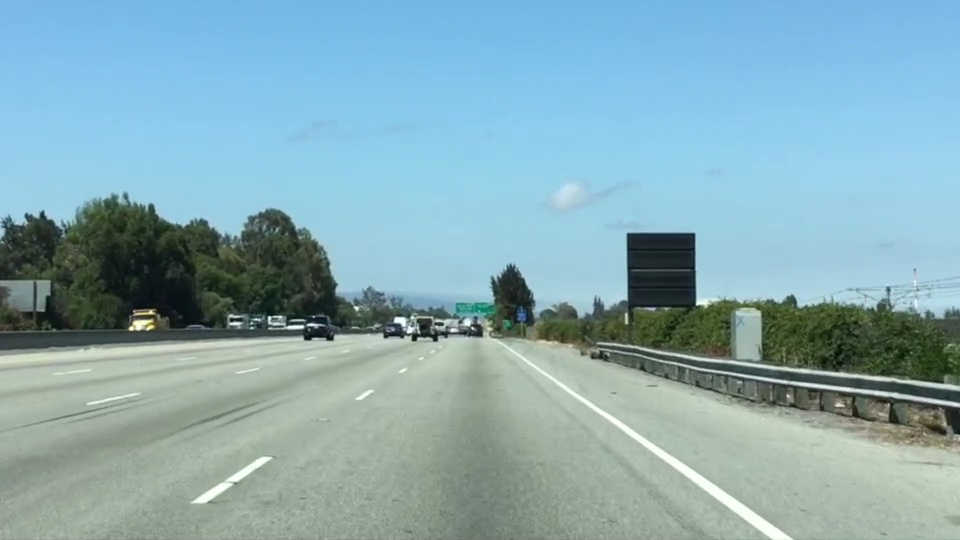
#> input picture study notes/Self-Driving/Finding Lane Lines/test.jpg, 960 x 540 px; the run also reads 1 picture not shown here
$ jupyter execute 'Finding Lane Lines.ipynb'   (shell and % lines are left out)
#> lines starting #> are read from the running program, lines starting #| are printed output that depends on the picture; after the words box and inside, x2 and y2 are one past the last pixel; in counts of white or black regions, pixels touching at a corner belong together
# Finding Lane Lines
*Reference from Udacity

## Color Selection
Let’s code up a simple color selection in Python.

No need to download or install anything, you can just follow along in the notebook for now and complete the

Check out the code below. First, I import pyplot and image from matplotlib. I also import numpy for operating on the image.

[cell 1]
import matplotlib.pyplot as plt
import matplotlib.image as mpimg
import numpy as np

This is the original image we need to manipulate.

I then read in an image and print out some stats. I’ll grab the x and y sizes and make a copy of the image to work with.

NOTE: Always make a copy of arrays or other variables in Python. If instead, you say "a = b" then all changes you make to "a" will be reflected in "b" as well!

[cell 2]
# Read in the image and print out some stats
image = mpimg.imread('test.jpg')
#> image is the input picture: shape (540, 960, 3); mean R, G, B 135.5, 171.1, 179.2
print('This image is: ',type(image),
         'with dimensions:', image.shape)
#| This image is:  <class 'numpy.ndarray'> with dimensions: (540, 960, 3)
# Grab the x and y size and make a copy of the image
ysize = image.shape[0]
xsize = image.shape[1]
# Note: always make a copy rather than simply using "="
color_select = np.copy(image)

Next I define a color threshold in the variables **red_threshold**, **green_threshold**, and **blue_threshold** and populate **rgb_threshold** with these values. This vector contains the minimum values for red, green, and blue (R,G,B) that I will allow in my selection.

[cell 3]
# Define our color selection criteria
# Note: if you run this code, you'll find these are not sensible values!!
# But you'll get a chance to play with them soon in a quiz
red_threshold = 0
green_threshold = 0
blue_threshold = 0
rgb_threshold = [red_threshold, green_threshold, blue_threshold]

Next, I'll select any pixels below the threshold and set them to zero.

After that, all pixels that meet my color criterion (those above the threshold) will be retained, and those that do not (below the threshold) will be blacked out.

[cell 4]
# Identify pixels below the threshold
thresholds = (image[:,:,0] < rgb_threshold[0]) \
            | (image[:,:,1] < rgb_threshold[1]) \
            | (image[:,:,2] < rgb_threshold[2])
#> thresholds: shape (540, 960) bool; every value is 0
color_select[thresholds] = [0,0,0]

# Display the image
plt.imshow(color_select)
plt.show()

The result, **color_select**, is an image in which pixels that were above the threshold have been retained, and pixels below the threshold have been blacked out.

In the code snippet above, **red_threshold**, **green_threshold**, and **blue_threshold** are all set to **0**, which implies all pixels will be included in the selection.

What you should do is modify the values of **red_threshold**, **green_threshold**, and **blue_threshold** until you retain as much of the lane lines as possible while dropping everything else. Your output image should look like the one below.

### Quiz

[cell 5]
import matplotlib.pyplot as plt
import matplotlib.image as mpimg
import numpy as np

# Read in the image
image = mpimg.imread('test.jpg')

# Grab the x and y size and make a copy of the image
ysize = image.shape[0]
xsize = image.shape[1]
color_select = np.copy(image)

# TODO: Define color selection criteria
###### MODIFY THESE VARIABLES TO MAKE YOUR COLOR SELECTION
red_threshold = 180
green_threshold = 210
blue_threshold = 180
######

rgb_threshold = [red_threshold, green_threshold, blue_threshold]

# Do a boolean or with the "|" character to identify
# pixels below the thresholds
thresholds = (image[:,:,0] < rgb_threshold[0]) \
            | (image[:,:,1] < rgb_threshold[1]) \
            | (image[:,:,2] < rgb_threshold[2])
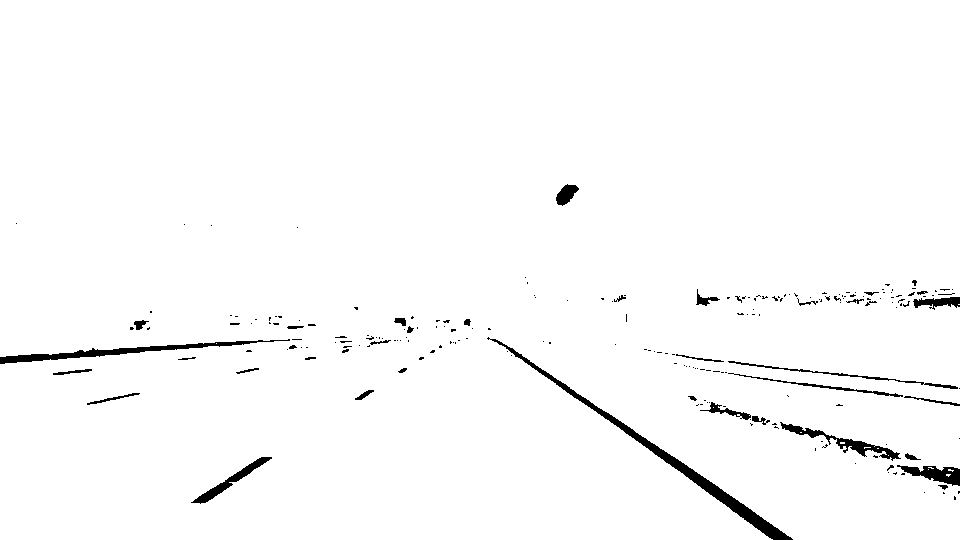
#> thresholds: shape (540, 960) bool; 98.1% white; 213 black regions (176 under 20 px), largest, box (x1, y1, x2, y2) and area: (487, 337, 793, 540) 2619, (0, 339, 290, 364) 1384, (780, 422, 901, 461) 829
color_select[thresholds] = [0,0,0]
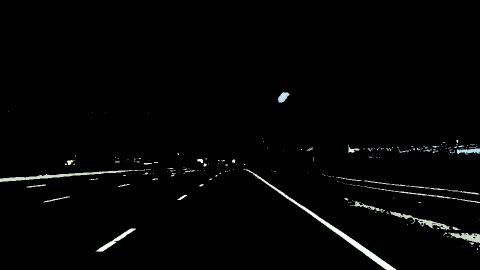
#> color_select: shape (540, 960, 3) (shown at 1/2 size); mean R, G, B 4.1, 4.4, 4.2

# Display the image
plt.imshow(color_select)

# Uncomment the following code if you are running the code locally and wish to save the image
# mpimg.imsave("test-after.png", color_select)

Awesome! Now you've seen that with a simple color selection we have managed to eliminate almost everything in the image except the lane lines.

At this point, however, it would still be tricky to extract the exact lines automatically, because we still have some other objects detected around the periphery that aren't lane lines.

## Region Masking
In this case, I'll assume that the front facing camera that took the image is mounted in a fixed position on the car, such that the lane lines will always appear in the same general region of the image. Next, I'll take advantage of this by adding a criterion to only consider pixels for color selection in the region where we expect to find the lane lines.

Check out the code below. The variables left_bottom, right_bottom, and apex represent the vertices of a triangular region that I would like to retain for my color selection, while masking everything else out. Here I'm using a triangular mask to illustrate the simplest case, but later you'll use a quadrilateral, and in principle, you could use any polygon.

[cell 6]
import matplotlib.pyplot as plt
import matplotlib.image as mpimg
import numpy as np

# Read in the image and print some stats
image = mpimg.imread('test.jpg')
print('This image is: ', type(image),
         'with dimensions:', image.shape)
#| This image is:  <class 'numpy.ndarray'> with dimensions: (540, 960, 3)

# Pull out the x and y sizes and make a copy of the image
ysize = image.shape[0]
xsize = image.shape[1]
region_select = np.copy(image)

# Define a triangle region of interest
# Keep in mind the origin (x=0, y=0) is in the upper left in image processing
# Note: if you run this code, you'll find these are not sensible values!!
# But you'll get a chance to play with them soon in a quiz
left_bottom = [135, 540]
right_bottom = [800, 540]
apex = [470, 320]

# Fit lines (y=Ax+B) to identify the  3 sided region of interest
# np.polyfit() returns the coefficients [A, B] of the fit
fit_left = np.polyfit((left_bottom[0], apex[0]), (left_bottom[1], apex[1]), 1)
fit_right = np.polyfit((right_bottom[0], apex[0]), (right_bottom[1], apex[1]), 1)
fit_bottom = np.polyfit((left_bottom[0], right_bottom[0]), (left_bottom[1], right_bottom[1]), 1)

# Find the region inside the lines
XX, YY = np.meshgrid(np.arange(0, xsize), np.arange(0, ysize))
region_thresholds = (YY > (XX*fit_left[0] + fit_left[1])) & \
                    (YY > (XX*fit_right[0] + fit_right[1])) & \
                    (YY < (XX*fit_bottom[0] + fit_bottom[1]))

# Color pixels red which are inside the region of interest
region_select[region_thresholds] = [255, 0, 0]
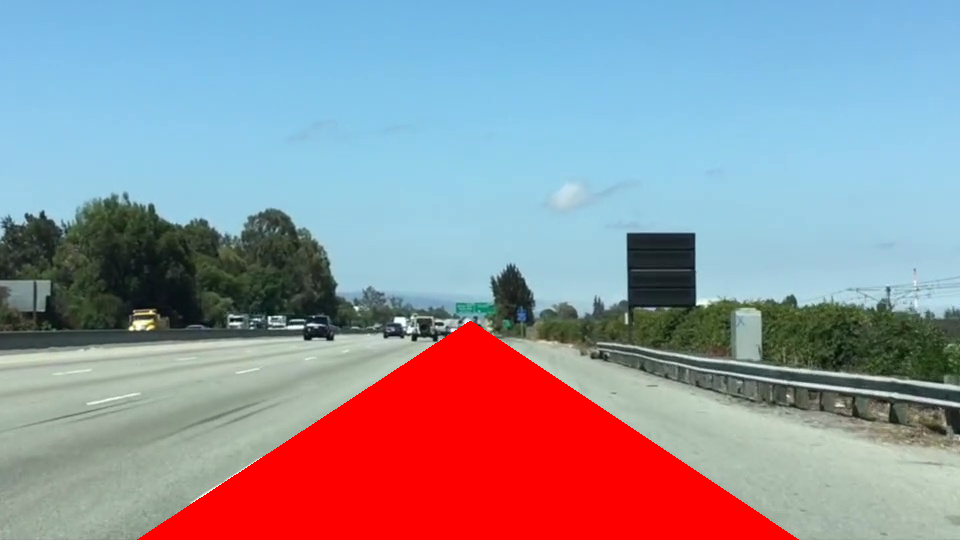
#> region_select: shape (540, 960, 3); 14.05% of pixels changed, all inside (x1, y1, x2, y2) = (137, 321, 799, 540)

# Display the image
plt.imshow(region_select)

## Color and Region
Now you've seen how to mask out a region of interest in an image. Next, let's combine the mask and color selection to pull only the lane lines out of the image.

Check out the code below. Here we’re doing both the color and region selection steps, requiring that a pixel meet both the mask and color selection requirements to be retained.

[cell 7]
import matplotlib.pyplot as plt
import matplotlib.image as mpimg
import numpy as np

# Read in the image
image = mpimg.imread('test.jpg')

# Grab the x and y sizes and make two copies of the image
# With one copy we'll extract only the pixels that meet our selection,
# then we'll paint those pixels red in the original image to see our selection
# overlaid on the original.
ysize = image.shape[0]
xsize = image.shape[1]
color_select= np.copy(image)
line_image = np.copy(image)

# Define our color criteria
red_threshold = 180
green_threshold = 210
blue_threshold = 180
rgb_threshold = [red_threshold, green_threshold, blue_threshold]

# Define a triangle region of interest (Note: if you run this code,
# Keep in mind the origin (x=0, y=0) is in the upper left in image processing
# you'll find these are not sensible values!!
# But you'll get a chance to play with them soon in a quiz ;)
left_bottom = [135, 540]
right_bottom = [800, 540]
apex = [470, 320]

fit_left = np.polyfit((left_bottom[0], apex[0]), (left_bottom[1], apex[1]), 1)
fit_right = np.polyfit((right_bottom[0], apex[0]), (right_bottom[1], apex[1]), 1)
fit_bottom = np.polyfit((left_bottom[0], right_bottom[0]), (left_bottom[1], right_bottom[1]), 1)

# Mask pixels below the threshold
color_thresholds = (image[:,:,0] < rgb_threshold[0]) | \
                    (image[:,:,1] < rgb_threshold[1]) | \
                    (image[:,:,2] < rgb_threshold[2])

# Find the region inside the lines
XX, YY = np.meshgrid(np.arange(0, xsize), np.arange(0, ysize))
region_thresholds = (YY > (XX*fit_left[0] + fit_left[1])) & \
                    (YY > (XX*fit_right[0] + fit_right[1])) & \
                    (YY < (XX*fit_bottom[0] + fit_bottom[1]))
# Mask color selection
color_select[color_thresholds] = [0,0,0]
# Find where image is both colored right and in the region
line_image[~color_thresholds & region_thresholds] = [255,0,0]
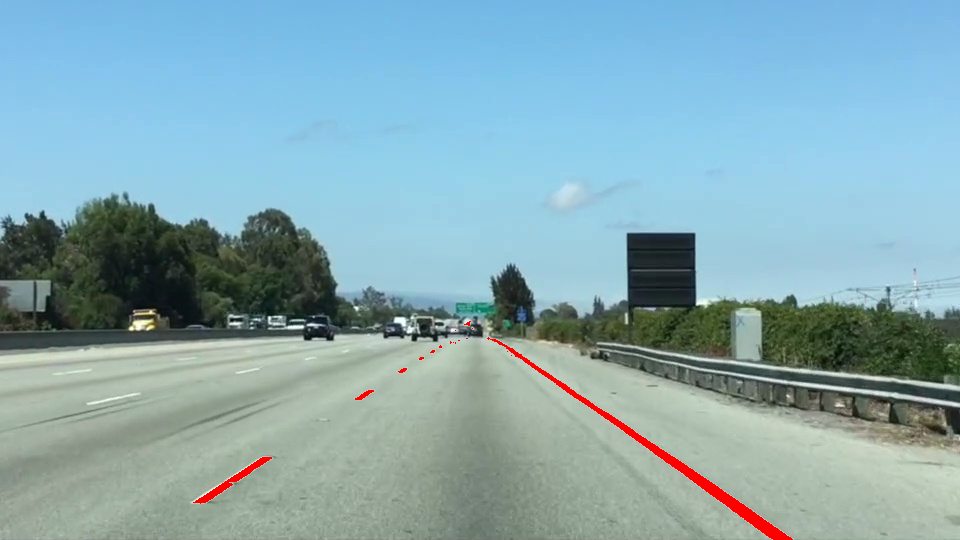
#> line_image: shape (540, 960, 3); 0.64% of pixels changed, all inside (x1, y1, x2, y2) = (193, 321, 793, 540)

# Display our two output images
plt.subplot(2,1,1)
plt.imshow(color_select)
plt.subplot(2,1,2)
plt.imshow(line_image)

I've given you the values of **red_threshold**, **green_threshold**, and **blue_threshold** but now you need to modify **left_bottom**, **right_bottom**, and **apex** to represent the vertices of a triangle identifying the region of interest in the image. When you run the code in the quiz, your output result will be several images. Tweak the vertices until your output looks like the examples shown below.

The original image (left), region and color selection applied (center) and lines identified (right).

### Quiz

[cell 8]
import matplotlib.pyplot as plt
import matplotlib.image as mpimg
import numpy as np

# Read in the image
image = mpimg.imread('test.jpg')

# Grab the x and y size and make a copy of the image
ysize = image.shape[0]
xsize = image.shape[1]
color_select = np.copy(image)
line_image = np.copy(image)

# TODO:
# Define color selection criteria
# MODIFY THESE VARIABLES TO MAKE YOUR COLOR SELECTION
red_threshold = 180
green_threshold = 210
blue_threshold = 180

rgb_threshold = [red_threshold, green_threshold, blue_threshold]

# TODO:
# Redefine the vertices of a triangular mask.
# Keep in mind the origin (x=0, y=0) is in the upper left
# MODIFY THESE VALUES TO ISOLATE THE REGION
# WHERE THE LANE LINES ARE IN THE IMAGE
left_bottom = [135, 540]
right_bottom = [800, 540]
apex = [470, 320]

# Perform a linear fit (y=Ax+B) to each of the three sides of the triangle
# np.polyfit returns the coefficients [A, B] of the fit
fit_left = np.polyfit((left_bottom[0], apex[0]), (left_bottom[1], apex[1]), 1)
fit_right = np.polyfit((right_bottom[0], apex[0]), (right_bottom[1], apex[1]), 1)
fit_bottom = np.polyfit((left_bottom[0], right_bottom[0]), (left_bottom[1], right_bottom[1]), 1)

# Mask pixels below the threshold
color_thresholds = (image[:,:,0] < rgb_threshold[0]) | \
                    (image[:,:,1] < rgb_threshold[1]) | \
                    (image[:,:,2] < rgb_threshold[2])

# Find the region inside the lines
XX, YY = np.meshgrid(np.arange(0, xsize), np.arange(0, ysize))
region_thresholds = (YY > (XX*fit_left[0] + fit_left[1])) & \
                    (YY > (XX*fit_right[0] + fit_right[1])) & \
                    (YY < (XX*fit_bottom[0] + fit_bottom[1]))

# Mask color and region selection
color_select[color_thresholds | ~region_thresholds] = [0, 0, 0]
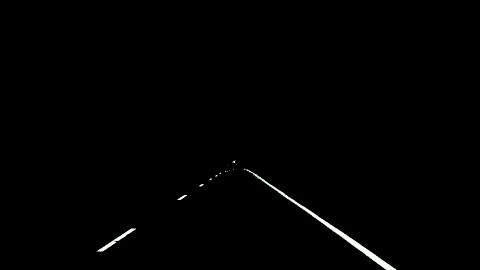
#> color_select: shape (540, 960, 3) (shown at 1/2 size); mean R, G, B 1.5, 1.6, 1.5
# Color pixels red where both color and region selections met
line_image[~color_thresholds & region_thresholds] = [255, 0, 0]

# Display the image and show region and color selections
plt.imshow(image)
x = [left_bottom[0], right_bottom[0], apex[0], left_bottom[0]]
y = [left_bottom[1], right_bottom[1], apex[1], left_bottom[1]]
plt.subplot(2,1,1)
plt.plot(x, y, 'b--', lw=1)
plt.imshow(color_select)
plt.subplot(2,1,2)
plt.plot(x, y, 'b--', lw=1)
plt.imshow(line_image)
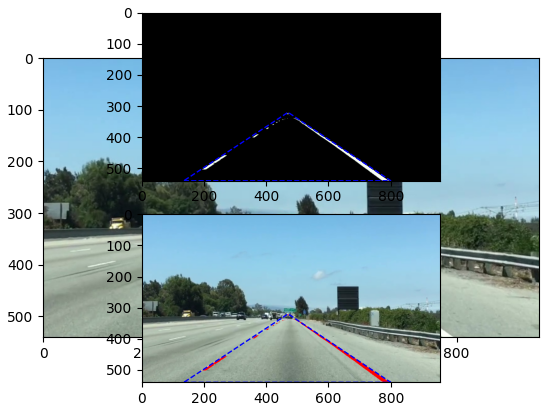
#> figure drawn by matplotlib, 3 panels

## Finding Lines of Any Color

So you found the lane lines... simple right? Now you’re ready to upload the algorithm to the car and drive autonomously right?? Well, not quite yet ;)

As it happens, lane lines are not always the same color, and even lines of the same color under different lighting conditions (day, night, etc) may fail to be detected by our simple color selection.

What we need is to take our algorithm to the next level to detect lines of any color using sophisticated **computer vision** methods.

Throughout this progrom, we will be using Python with OpenCV for computer vision work. OpenCV stands for Open-Source Computer Vision. For now, you don't need to download or install anything, but later in the program we'll help you get these tools installed on your own computer.

OpenCV contains extensive libraries of functions that you can use. The OpenCV libraries are well documented, so if you’re ever feeling confused about what the parameters in a particular function are doing, or anything else, you can find a wealth of information at [opencv.org](http://opencv.org/).

## Canny Edge
First, we need to read in an image:

[cell 9]
import matplotlib.pyplot as plt
import matplotlib.image as mpimg
image = mpimg.imread('exit-ramp.jpg')
#> (the rest of the program and of its run is left out)
